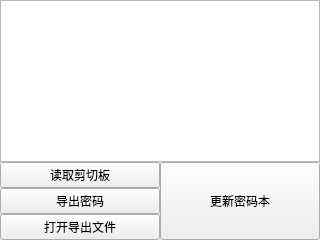
<?xml version="1.0" encoding="UTF-8"?>
<ui version="4.0">
 <class>Form</class>
 <widget class="QWidget" name="Form">
  <property name="geometry">
   <rect>
    <x>0</x>
    <y>0</y>
    <width>320</width>
    <height>240</height>
   </rect>
  </property>
  <property name="windowTitle">
   <string>Form</string>
  </property>
  <layout class="QVBoxLayout" name="verticalLayout_2" stretch="1,0">
   <property name="spacing">
    <number>0</number>
   </property>
   <property name="leftMargin">
    <number>0</number>
   </property>
   <property name="topMargin">
    <number>0</number>
   </property>
   <property name="rightMargin">
    <number>0</number>
   </property>
   <property name="bottomMargin">
    <number>0</number>
   </property>
   <item>
    <widget class="QPlainTextEdit" name="plainTextEdit_password"/>
   </item>
   <item>
    <layout class="QHBoxLayout" name="horizontalLayout">
     <item>
      <layout class="QVBoxLayout" name="verticalLayout">
       <item>
        <widget class="QPushButton" name="pushButton_clipboard">
         <property name="text">
          <string>读取剪切板</string>
         </property>
        </widget>
       </item>
       <item>
        <widget class="QPushButton" name="pushButton_output">
         <property name="text">
          <string>导出密码</string>
         </property>
        </widget>
       </item>
       <item>
        <widget class="QPushButton" name="pushButton_open">
         <property name="text">
          <string>打开导出文件</string>
         </property>
        </widget>
       </item>
      </layout>
     </item>
     <item>
      <widget class="QPushButton" name="pushButton_update">
       <property name="sizePolicy">
        <sizepolicy hsizetype="Preferred" vsizetype="Preferred">
         <horstretch>0</horstretch>
         <verstretch>0</verstretch>
        </sizepolicy>
       </property>
       <property name="text">
        <string>更新密码本</string>
       </property>
      </widget>
     </item>
    </layout>
   </item>
  </layout>
 </widget>
 <resources/>
 <connections/>
</ui>
